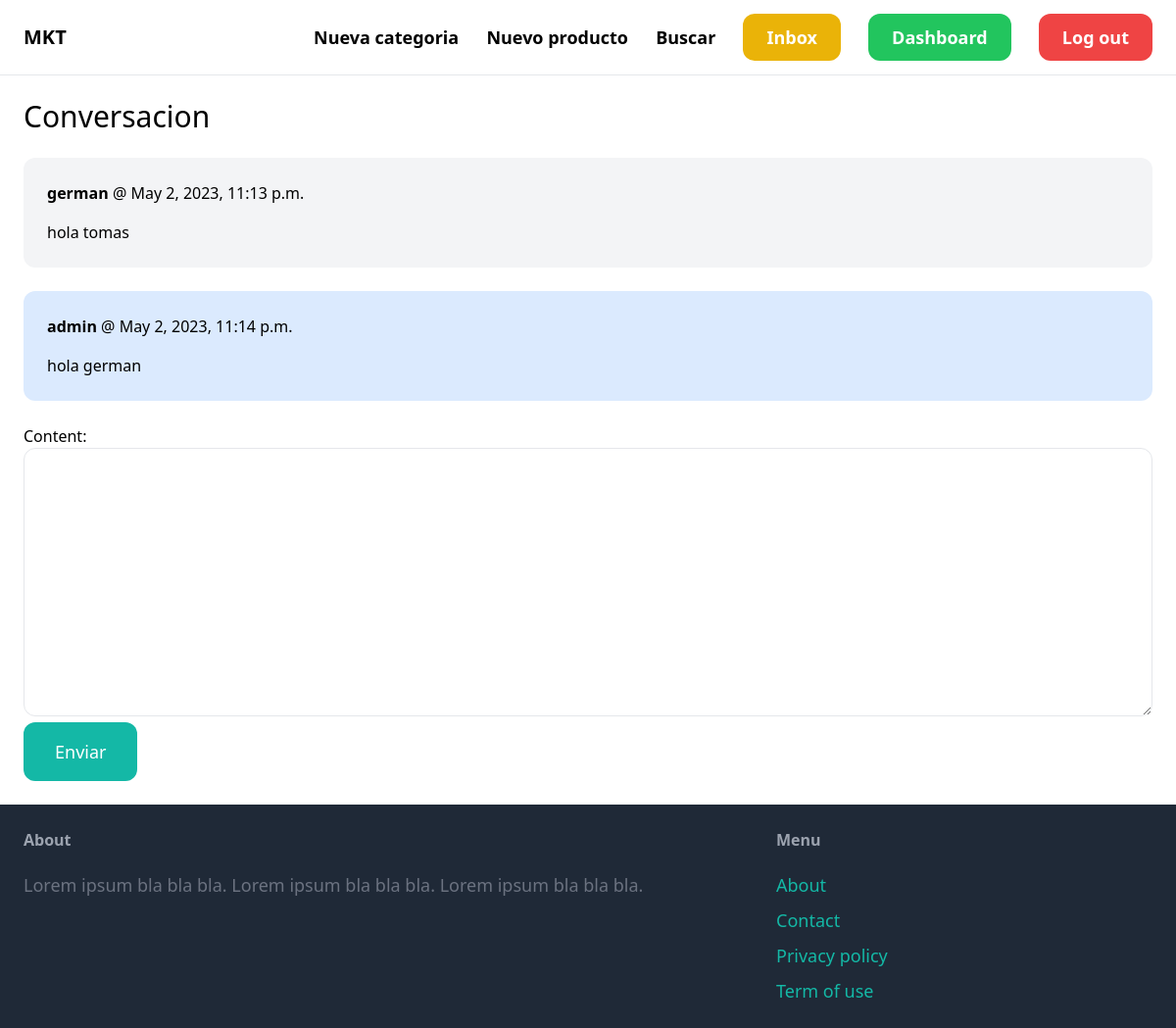
The page /inbox/1/ (signed in) on the database as committed earlier.
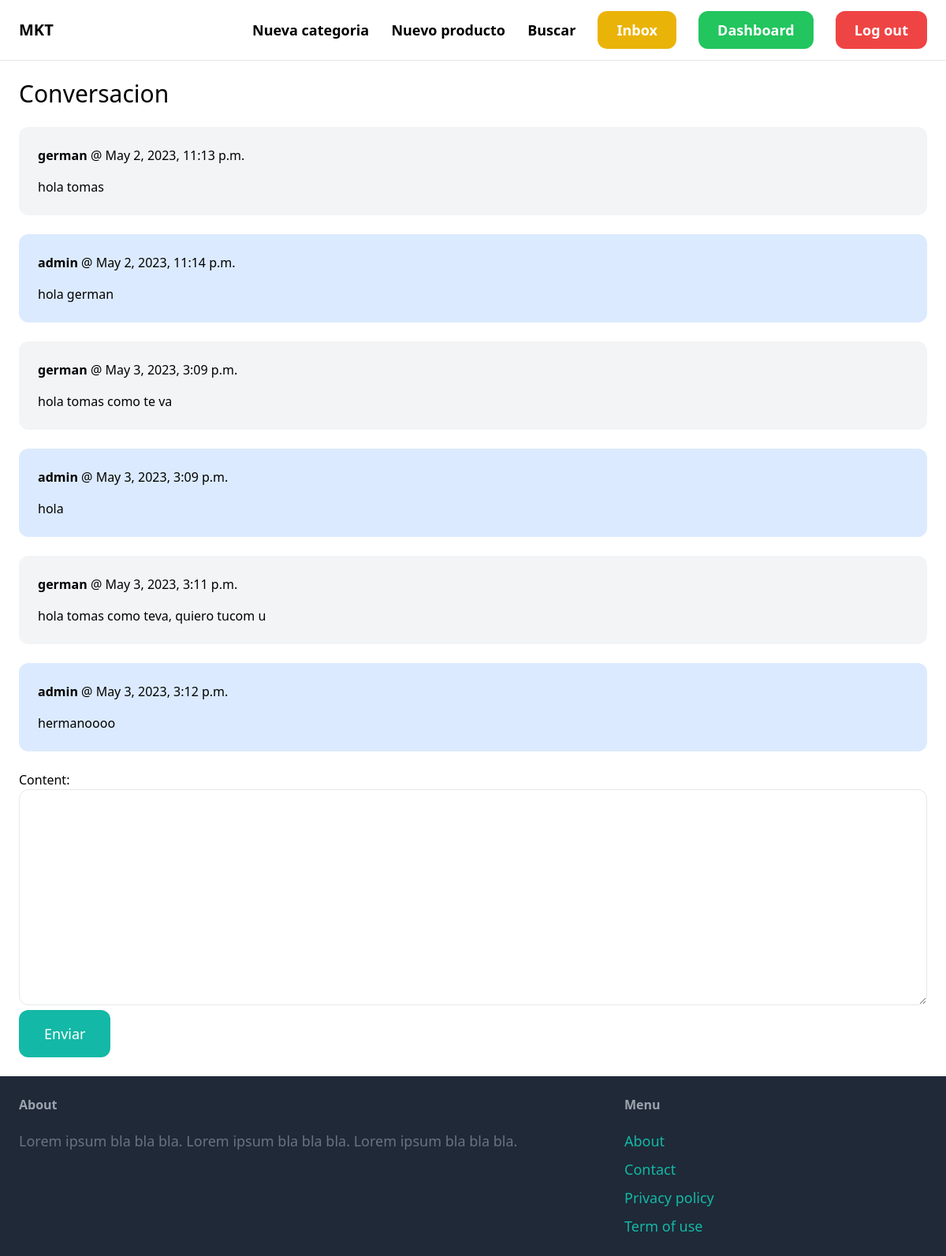
The same page on the database as committed later.
### conversation/models.py (models this page shows)
class ConversationMessage(models.Model):
    conversation = models.ForeignKey(Conversation, related_name='messages', on_delete=models.CASCADE)
    content = models.TextField()
    created_at = models.DateTimeField(auto_now_add=True)
    created_by = models.ForeignKey(User, related_name='created_messages', on_delete=models.CASCADE)

### conversation/views.py (the view)
# urls.py: path('<int:pk>/', views.detail, name='detail'),
@login_required
def detail(request, pk):
    conversation = Conversation.objects.filter(members__in=[request.user.id]).get(pk=pk)
    if request.method == 'POST':
        form = ConversationMessageForm(request.POST)
        if form.is_valid():
            conversation_message = form.save(commit=False)
            conversation_message.conversation = conversation
            conversation_message.created_by = request.user
            conversation_message.save()
            conversation.save()
            return redirect('conversation:detail', pk=pk)
    else:
        form = ConversationMessageForm()
    return render(request, 'conversation/detail.html', {
        'conversation': conversation,
        'form': form
    })

### conversation/forms.py
class ConversationMessageForm(forms.ModelForm):
    class Meta:
        model = ConversationMessage
        fields = ('content',)
        widgets = {
            'content': forms.Textarea(attrs={
                'class': 'w-full py-4 px-6 rounded-xl border'
            })
        }

### conversation/templates/conversation/detail.html (shortened to what this page needs)
{% extends 'core/base.html' %}
{% block content %}
<h1 class="mb-6 text-3xl">Conversacion</h1>
<div class="space-y-6">
    {% for message in conversation.messages.all %}
        <div class="p-6 flex {% if message.created_by == request.user %}bg-blue-100{% else %}bg-gray-100{% endif %} rounded-xl">
            <div>
                <p class="mb-4"><strong>{{ message.created_by.username }}</strong> @ {{ message.created_at }}</p>
                <p>{{ message.content }}</p>
            </div>
        </div>
    {% endfor %}
</div>
<form method="post" action="." class="mt-6">
    {{ form.as_p }}
    <button class="py-4 px-8 text-lg bg-teal-500 hover:bg-teal-700 rounded-xl text-white">Enviar</button>
</form>
{% endblock %}

Rows that differ between the two databases and show on the page:
added ConversationMessage: created_by.username "german", created_at "May 3, 2023, 3:09 p.m.", content "hola tomas como te va"
added ConversationMessage: created_by.username "admin", created_at "May 3, 2023, 3:09 p.m.", content "hola"
added ConversationMessage: created_by.username "german", created_at "May 3, 2023, 3:11 p.m.", content "hola tomas como teva, quiero tucom u"
added ConversationMessage: created_by.username "admin", created_at "May 3, 2023, 3:12 p.m.", content "hermanoooo"
